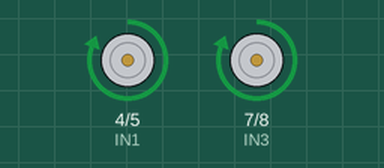
Recording of a sketch running on a simulated Arduino Uno, built with avr-gcc and run on an emulated ATmega328P. Parts: motor-driver pin pairs drawn as motors (green arrow = first pin HIGH = forward, orange = second pin HIGH = backward, longer = more drive, scaled by the enable pin).

Above: at 0.05 s.
Timing chart, 0 to 3.0 s (numbered marks = the images above):
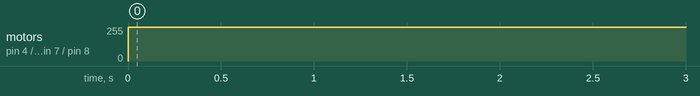

The sketch:

____________.ino
```cpp
#define ENA 3 // Пин для управления мотором 1
#define IN1 4 // Пин для управления мотором 1
#define IN2 5 // Пин для управления мотором 1
#define ENB 6 // Пин для управления мотором 2
#define IN3 7 // Пин для управления мотором 2
#define IN4 8 // Пин для управления мотором 2

int distance = 100; // Заданное расстояние для движения (в сантиметрах)

void setup() {
  pinMode(ENA, OUTPUT);
  pinMode(IN1, OUTPUT);
  pinMode(IN2, OUTPUT);
  pinMode(ENB, OUTPUT);
  pinMode(IN3, OUTPUT);
  pinMode(IN4, OUTPUT);
}

void loop() {
  // Движение вперед
  digitalWrite(IN1, HIGH);
  digitalWrite(IN2, LOW);
  digitalWrite(IN3, HIGH);
  digitalWrite(IN4, LOW);
  analogWrite(ENA, 255);
  analogWrite(ENB, 255);

  // Ожидание для проезда заданного расстояния
  delay(distance * 10); // Предполагаем, что робот движется со скоростью 10 сантиметров в секунду

  // Остановка
  digitalWrite(IN1, LOW);
  digitalWrite(IN2, LOW);
  digitalWrite(IN3, LOW);
  digitalWrite(IN4, LOW);
}
```

Measured:
- by itself, motor on pin 4 (IN1) / pin 5 (IN2), motor on pin 7 (IN3) / pin 8 (IN4): stopped → forward 255/255 at 0.00 s
